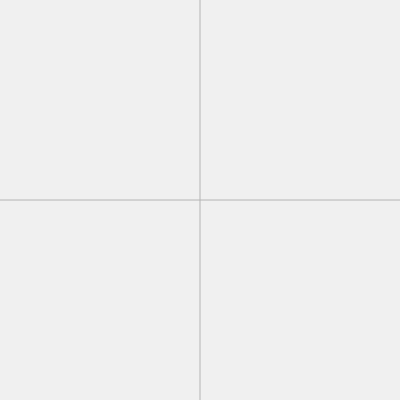
Frame 1 (no input)
Frame 60 (no input): identical to frame 1, image omitted
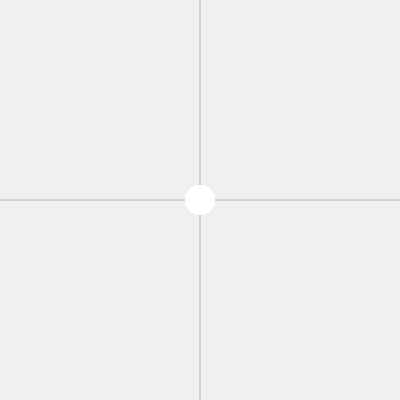
Frame 120 (the mouse pressed at the canvas centre since frame 60)

The p5.js sketch that drew these frames (run headless with seeded random() and noise() and a simulated clock; from frame 60 on, the mouse is pressed at the canvas centre):

// p5.js sketch
// ── sketch.js
function setup() {
  createCanvas(400, 400); 
  background(240);       

  //les lignes de séparation des 4 zones
  stroke(180);
  line(width / 2, 0, width / 2, height); // Ligne verticale au milieu
  line(0, height / 2, width, height / 2); // Ligne horizontale au milieu
}

function draw() {
  
  if (mouseIsPressed && mouseButton === LEFT) {
    noStroke();

    //ZONE SECRÈTE
    
    let d = dist(mouseX, mouseY, width / 2, height / 2);

    if (d < 50) { 
      fill(255); // Blanc pour la zone secrète
    } 
    else if (mouseX < width / 2 && mouseY < height / 2) {
      fill(255, 0, 0); // Haut-gauche : Rouge
    } 
    else if (mouseX >= width / 2 && mouseY < height / 2) {
      fill(0, 0, 255); // Haut-droite : Bleu
    } 
    else if (mouseX < width / 2 && mouseY >= height / 2) {
      fill(0, 255, 0); // Bas-gauche : Vert
    } 
    else {
      fill(255, 255, 0); // Bas-droite : Jaune
    }

    //DESSIN DU PINCEAU
    ellipse(mouseX, mouseY, 30, 30); // Chaque cercle fait 30px de diamètre
  }
}
